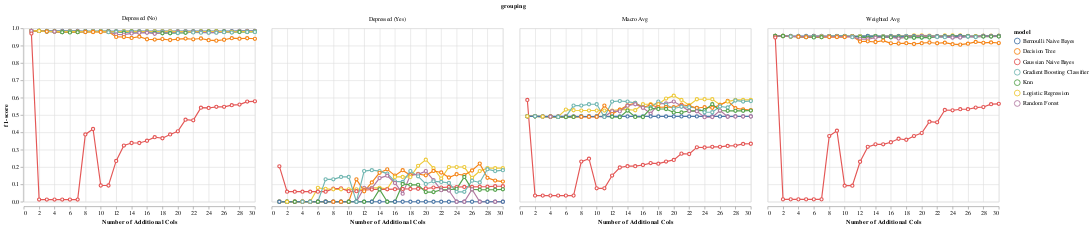

Notebook cell for this chart:
### Markdown cell above
We explored adding the top X features so we can measure the impact of adding complexity as we increase the feature count. The chart below shows the incremental value of adding the top X+1 feature. 

In the first chart we show the marginal value when we measure the macro avg recall. We see that the GNB classifer performs the best and the incremental gain tapers off after adding 10 features. We will consider then when we think about how many features to include.

### Code cell
perf_subset = perf_by_additional_n_cols_matrix_v1[
   # 12 is winner
   (perf_by_additional_n_cols_matrix_v1['additional_col_method'] == "corr_to_mdd")
#   (perf_by_additional_n_cols_matrix_v1['model'] == "Gradient Boosting Classifier")
]



alt.Chart(perf_subset).mark_line(
       point={
         "filled": False,
         "fill": "white"
       }
).encode(
    x = alt.X('addl_cols', title="Number of Additional Cols"),
    y = alt.Y('f1-score', scale=alt.Scale(domain=[0, 1])),
    color = 'model'
).facet(
    facet=alt.Facet('grouping')
)

### Figure 1 — Vega-Lite specification as saved in the notebook (floating-point values rounded to 4 significant figures; data arrays with more than 128 entries replaced by an {"elided": "..."} marker saying what was removed)
{"config": {"view": {"continuousWidth": 400, "continuousHeight": 300}}, "data": {"name": "data-ce2022d95630f8a48a2fbff858f637cf"}, "facet": {"field": "grouping", "type": "nominal"}, "spec": {"mark": {"type": "line", "point": {"filled": false, "fill": "white"}}, "encoding": {"color": {"field": "model", "type": "nominal"}, "x": {"field": "addl_cols", "title": "Number of Additional Cols", "type": "quantitative"}, "y": {"field": "f1-score", "scale": {"domain": [0, 1]}, "type": "quantitative"}}}, "$schema": "https://vega.github.io/schema/vega-lite/v4.17.0.json", "datasets": {"data-ce2022d95630f8a48a2fbff858f637cf": {"elided": "840 records"}}}
